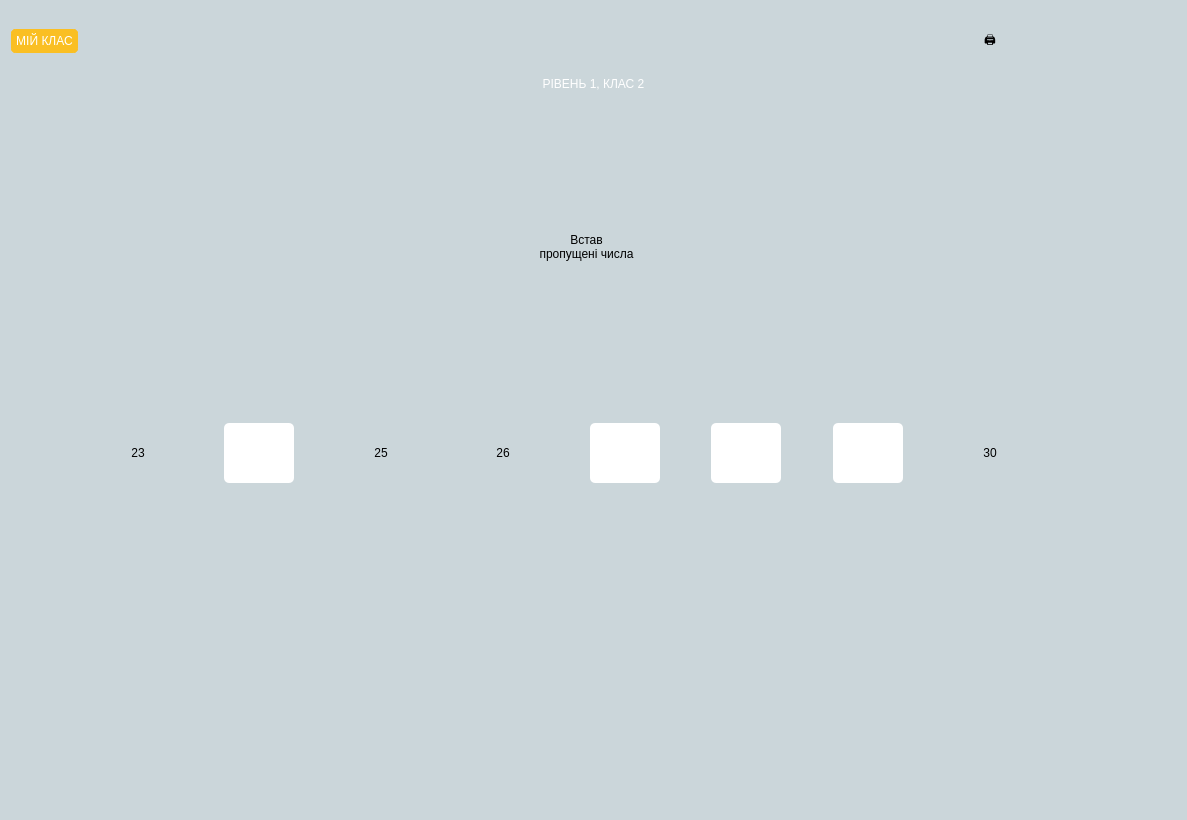
<?xml version="1.0" encoding="UTF-8"?>
<ui version="4.0">
 <class>g2_l1</class>
 <widget class="QDialog" name="g2_l1">
  <property name="geometry">
   <rect>
    <x>0</x>
    <y>0</y>
    <width>1187</width>
    <height>820</height>
   </rect>
  </property>
  <property name="windowTitle">
   <string>Dialog</string>
  </property>
  <property name="styleSheet">
   <string notr="true">#g2_l1{background-color: #cbd6da;}</string>
  </property>
  <layout class="QVBoxLayout" name="verticalLayout">
   <item>
    <layout class="QHBoxLayout" name="horizontalLayout">
     <item>
      <widget class="QPushButton" name="homeButton">
       <property name="styleSheet">
        <string notr="true">#homeButton{
background-color:rgb(250, 191, 35);
color: white;
font: 15pt &quot;Yu Gothic UI Semilight&quot;;
border:5px solid;
border-radius: 5px;
border-color: rgb(250, 191, 35);
}

#homeButton:hover{
border-color: rgb(45, 44, 44);
background-color: rgb(45, 44, 44);
color: white;
font: 14pt &quot;Yu Gothic UI Semilight&quot;;}</string>
       </property>
       <property name="text">
        <string>МІЙ КЛАС</string>
       </property>
      </widget>
     </item>
     <item>
      <spacer name="horizontalSpacer_2">
       <property name="orientation">
        <enum>Qt::Horizontal</enum>
       </property>
       <property name="sizeHint" stdset="0">
        <size>
         <width>40</width>
         <height>20</height>
        </size>
       </property>
      </spacer>
     </item>
     <item>
      <widget class="QPushButton" name="printButton">
       <property name="minimumSize">
        <size>
         <width>60</width>
         <height>60</height>
        </size>
       </property>
       <property name="styleSheet">
        <string notr="true">#printButton{
font: 25pt &quot;Yu Gothic UI Semilight&quot;;
	background-color: rgb(203, 214, 218);
border: 0px;
}

#printButton:hover{
font: 30pt &quot;Yu Gothic UI Semilight&quot;;
	background-color: white;
border: 2px;
border-radius: 15px;
border-color: rgb(203, 214, 218);
}</string>
       </property>
       <property name="text">
        <string>🖨</string>
       </property>
      </widget>
     </item>
     <item>
      <widget class="QLabel" name="logo">
       <property name="minimumSize">
        <size>
         <width>150</width>
         <height>47</height>
        </size>
       </property>
       <property name="styleSheet">
        <string notr="true">image: url(:/res/img/title.png);</string>
       </property>
       <property name="text">
        <string/>
       </property>
      </widget>
     </item>
    </layout>
   </item>
   <item>
    <widget class="QLabel" name="title">
     <property name="styleSheet">
      <string notr="true">color: white;
font: 40pt &quot;Yu Gothic UI Semilight&quot;;
</string>
     </property>
     <property name="text">
      <string>РІВЕНЬ 1, КЛАС 2</string>
     </property>
     <property name="alignment">
      <set>Qt::AlignCenter</set>
     </property>
    </widget>
   </item>
   <item>
    <widget class="QStackedWidget" name="stackedWidget">
     <property name="currentIndex">
      <number>1</number>
     </property>
     <widget class="QWidget" name="page">
      <widget class="QWidget" name="layoutWidget">
       <property name="geometry">
        <rect>
         <x>0</x>
         <y>0</y>
         <width>1151</width>
         <height>511</height>
        </rect>
       </property>
       <layout class="QVBoxLayout" name="verticalLayout_2">
        <item>
         <layout class="QGridLayout" name="gridLayout">
          <item row="0" column="2">
           <widget class="QLabel" name="pears_3">
            <property name="styleSheet">
             <string notr="true">image: url(:/res/img/tenPears.png);</string>
            </property>
            <property name="text">
             <string/>
            </property>
           </widget>
          </item>
          <item row="0" column="0">
           <widget class="QLabel" name="pears_1">
            <property name="minimumSize">
             <size>
              <width>300</width>
              <height>150</height>
             </size>
            </property>
            <property name="styleSheet">
             <string notr="true">image: url(:/res/img/tenPears.png);</string>
            </property>
            <property name="text">
             <string/>
            </property>
           </widget>
          </item>
          <item row="2" column="0">
           <widget class="QLabel" name="pears_4">
            <property name="minimumSize">
             <size>
              <width>0</width>
              <height>150</height>
             </size>
            </property>
            <property name="styleSheet">
             <string notr="true">image: url(:/res/img/tenPears.png);</string>
            </property>
            <property name="text">
             <string/>
            </property>
           </widget>
          </item>
          <item row="2" column="2">
           <widget class="QLabel" name="pears_5">
            <property name="styleSheet">
             <string notr="true">image: url(:/res/img/tenPears.png);</string>
            </property>
            <property name="text">
             <string/>
            </property>
           </widget>
          </item>
          <item row="2" column="1">
           <widget class="QLabel" name="task">
            <property name="styleSheet">
             <string notr="true">font: 35pt &quot;Yu Gothic UI Semilight&quot;;</string>
            </property>
            <property name="text">
             <string>Порахуй
груші по 10
↓</string>
            </property>
            <property name="alignment">
             <set>Qt::AlignCenter</set>
            </property>
           </widget>
          </item>
          <item row="0" column="1">
           <widget class="QLabel" name="pears_2">
            <property name="styleSheet">
             <string notr="true">image: url(:/res/img/tenPears.png);</string>
            </property>
            <property name="text">
             <string/>
            </property>
           </widget>
          </item>
         </layout>
        </item>
        <item>
         <layout class="QHBoxLayout" name="horizontalLayout_3">
          <item>
           <widget class="QLineEdit" name="answ">
            <property name="minimumSize">
             <size>
              <width>100</width>
              <height>100</height>
             </size>
            </property>
            <property name="maximumSize">
             <size>
              <width>100</width>
              <height>100</height>
             </size>
            </property>
            <property name="styleSheet">
             <string notr="true">font: 45pt &quot;Yu Gothic UI Semilight&quot;;</string>
            </property>
            <property name="text">
             <string/>
            </property>
            <property name="frame">
             <bool>false</bool>
            </property>
            <property name="alignment">
             <set>Qt::AlignCenter</set>
            </property>
           </widget>
          </item>
         </layout>
        </item>
       </layout>
      </widget>
     </widget>
     <widget class="QWidget" name="page_2">
      <widget class="QWidget" name="layoutWidget">
       <property name="geometry">
        <rect>
         <x>0</x>
         <y>10</y>
         <width>1151</width>
         <height>501</height>
        </rect>
       </property>
       <layout class="QVBoxLayout" name="verticalLayout_3">
        <item>
         <spacer name="verticalSpacer_2">
          <property name="orientation">
           <enum>Qt::Vertical</enum>
          </property>
          <property name="sizeHint" stdset="0">
           <size>
            <width>20</width>
            <height>40</height>
           </size>
          </property>
         </spacer>
        </item>
        <item>
         <widget class="QLabel" name="task_2">
          <property name="styleSheet">
           <string notr="true">font: 35pt &quot;Yu Gothic UI Semilight&quot;;</string>
          </property>
          <property name="text">
           <string>Встав 
пропущені числа</string>
          </property>
          <property name="alignment">
           <set>Qt::AlignCenter</set>
          </property>
         </widget>
        </item>
        <item>
         <widget class="QLabel" name="arrow">
          <property name="minimumSize">
           <size>
            <width>0</width>
            <height>150</height>
           </size>
          </property>
          <property name="styleSheet">
           <string notr="true">image: url(:/res/img/notchedArrow.png);</string>
          </property>
          <property name="text">
           <string/>
          </property>
         </widget>
        </item>
        <item>
         <layout class="QHBoxLayout" name="horizontalLayout_4">
          <item>
           <spacer name="horizontalSpacer_10">
            <property name="orientation">
             <enum>Qt::Horizontal</enum>
            </property>
            <property name="sizeHint" stdset="0">
             <size>
              <width>40</width>
              <height>20</height>
             </size>
            </property>
           </spacer>
          </item>
          <item>
           <spacer name="horizontalSpacer_13">
            <property name="orientation">
             <enum>Qt::Horizontal</enum>
            </property>
            <property name="sizeHint" stdset="0">
             <size>
              <width>40</width>
              <height>20</height>
             </size>
            </property>
           </spacer>
          </item>
          <item>
           <widget class="QLabel" name="num_23">
            <property name="minimumSize">
             <size>
              <width>70</width>
              <height>60</height>
             </size>
            </property>
            <property name="styleSheet">
             <string notr="true">font: 35pt &quot;Yu Gothic UI Semilight&quot;;</string>
            </property>
            <property name="text">
             <string>23</string>
            </property>
            <property name="alignment">
             <set>Qt::AlignCenter</set>
            </property>
           </widget>
          </item>
          <item>
           <spacer name="horizontalSpacer_3">
            <property name="orientation">
             <enum>Qt::Horizontal</enum>
            </property>
            <property name="sizeHint" stdset="0">
             <size>
              <width>40</width>
              <height>20</height>
             </size>
            </property>
           </spacer>
          </item>
          <item>
           <widget class="QLineEdit" name="answ_2_1">
            <property name="minimumSize">
             <size>
              <width>70</width>
              <height>60</height>
             </size>
            </property>
            <property name="maximumSize">
             <size>
              <width>60</width>
              <height>16777215</height>
             </size>
            </property>
            <property name="styleSheet">
             <string notr="true">font: 35pt &quot;Yu Gothic UI Semilight&quot;;
border-radius: 5px;</string>
            </property>
            <property name="frame">
             <bool>false</bool>
            </property>
            <property name="alignment">
             <set>Qt::AlignCenter</set>
            </property>
           </widget>
          </item>
          <item>
           <spacer name="horizontalSpacer_4">
            <property name="orientation">
             <enum>Qt::Horizontal</enum>
            </property>
            <property name="sizeHint" stdset="0">
             <size>
              <width>40</width>
              <height>20</height>
             </size>
            </property>
           </spacer>
          </item>
          <item>
           <widget class="QLabel" name="num_25">
            <property name="minimumSize">
             <size>
              <width>70</width>
              <height>60</height>
             </size>
            </property>
            <property name="styleSheet">
             <string notr="true">font: 35pt &quot;Yu Gothic UI Semilight&quot;;</string>
            </property>
            <property name="text">
             <string>25</string>
            </property>
            <property name="alignment">
             <set>Qt::AlignCenter</set>
            </property>
           </widget>
          </item>
          <item>
           <spacer name="horizontalSpacer_5">
            <property name="orientation">
             <enum>Qt::Horizontal</enum>
            </property>
            <property name="sizeHint" stdset="0">
             <size>
              <width>40</width>
              <height>20</height>
             </size>
            </property>
           </spacer>
          </item>
          <item>
           <widget class="QLabel" name="num_26">
            <property name="minimumSize">
             <size>
              <width>70</width>
              <height>60</height>
             </size>
            </property>
            <property name="styleSheet">
             <string notr="true">font: 35pt &quot;Yu Gothic UI Semilight&quot;;</string>
            </property>
            <property name="text">
             <string>26</string>
            </property>
            <property name="alignment">
             <set>Qt::AlignCenter</set>
            </property>
           </widget>
          </item>
          <item>
           <spacer name="horizontalSpacer_6">
            <property name="orientation">
             <enum>Qt::Horizontal</enum>
            </property>
            <property name="sizeHint" stdset="0">
             <size>
              <width>40</width>
              <height>20</height>
             </size>
            </property>
           </spacer>
          </item>
          <item>
           <widget class="QLineEdit" name="answ_2_2">
            <property name="minimumSize">
             <size>
              <width>70</width>
              <height>60</height>
             </size>
            </property>
            <property name="maximumSize">
             <size>
              <width>60</width>
              <height>16777215</height>
             </size>
            </property>
            <property name="styleSheet">
             <string notr="true">font: 35pt &quot;Yu Gothic UI Semilight&quot;;
border-radius: 5px;</string>
            </property>
            <property name="frame">
             <bool>false</bool>
            </property>
            <property name="alignment">
             <set>Qt::AlignCenter</set>
            </property>
           </widget>
          </item>
          <item>
           <spacer name="horizontalSpacer_7">
            <property name="orientation">
             <enum>Qt::Horizontal</enum>
            </property>
            <property name="sizeHint" stdset="0">
             <size>
              <width>40</width>
              <height>20</height>
             </size>
            </property>
           </spacer>
          </item>
          <item>
           <widget class="QLineEdit" name="answ_2_3">
            <property name="minimumSize">
             <size>
              <width>70</width>
              <height>60</height>
             </size>
            </property>
            <property name="maximumSize">
             <size>
              <width>60</width>
              <height>16777215</height>
             </size>
            </property>
            <property name="styleSheet">
             <string notr="true">font: 35pt &quot;Yu Gothic UI Semilight&quot;;
border-radius: 5px;</string>
            </property>
            <property name="frame">
             <bool>false</bool>
            </property>
            <property name="alignment">
             <set>Qt::AlignCenter</set>
            </property>
           </widget>
          </item>
          <item>
           <spacer name="horizontalSpacer_8">
            <property name="orientation">
             <enum>Qt::Horizontal</enum>
            </property>
            <property name="sizeHint" stdset="0">
             <size>
              <width>40</width>
              <height>20</height>
             </size>
            </property>
           </spacer>
          </item>
          <item>
           <widget class="QLineEdit" name="answ_2_4">
            <property name="minimumSize">
             <size>
              <width>70</width>
              <height>60</height>
             </size>
            </property>
            <property name="maximumSize">
             <size>
              <width>60</width>
              <height>16777215</height>
             </size>
            </property>
            <property name="styleSheet">
             <string notr="true">font: 35pt &quot;Yu Gothic UI Semilight&quot;;
border-radius: 5px;</string>
            </property>
            <property name="frame">
             <bool>false</bool>
            </property>
            <property name="alignment">
             <set>Qt::AlignCenter</set>
            </property>
           </widget>
          </item>
          <item>
           <spacer name="horizontalSpacer_9">
            <property name="orientation">
             <enum>Qt::Horizontal</enum>
            </property>
            <property name="sizeHint" stdset="0">
             <size>
              <width>40</width>
              <height>20</height>
             </size>
            </property>
           </spacer>
          </item>
          <item>
           <widget class="QLabel" name="num_27">
            <property name="minimumSize">
             <size>
              <width>70</width>
              <height>60</height>
             </size>
            </property>
            <property name="styleSheet">
             <string notr="true">font: 35pt &quot;Yu Gothic UI Semilight&quot;;</string>
            </property>
            <property name="text">
             <string>30</string>
            </property>
            <property name="alignment">
             <set>Qt::AlignCenter</set>
            </property>
           </widget>
          </item>
          <item>
           <spacer name="horizontalSpacer_14">
            <property name="orientation">
             <enum>Qt::Horizontal</enum>
            </property>
            <property name="sizeHint" stdset="0">
             <size>
              <width>40</width>
              <height>20</height>
             </size>
            </property>
           </spacer>
          </item>
          <item>
           <spacer name="horizontalSpacer_12">
            <property name="orientation">
             <enum>Qt::Horizontal</enum>
            </property>
            <property name="sizeHint" stdset="0">
             <size>
              <width>40</width>
              <height>20</height>
             </size>
            </property>
           </spacer>
          </item>
          <item>
           <spacer name="horizontalSpacer_11">
            <property name="orientation">
             <enum>Qt::Horizontal</enum>
            </property>
            <property name="sizeHint" stdset="0">
             <size>
              <width>40</width>
              <height>20</height>
             </size>
            </property>
           </spacer>
          </item>
         </layout>
        </item>
        <item>
         <spacer name="verticalSpacer">
          <property name="orientation">
           <enum>Qt::Vertical</enum>
          </property>
          <property name="sizeHint" stdset="0">
           <size>
            <width>20</width>
            <height>40</height>
           </size>
          </property>
         </spacer>
        </item>
       </layout>
      </widget>
     </widget>
     <widget class="QWidget" name="page_3">
      <widget class="QWidget" name="layoutWidget">
       <property name="geometry">
        <rect>
         <x>10</x>
         <y>20</y>
         <width>1151</width>
         <height>511</height>
        </rect>
       </property>
       <layout class="QVBoxLayout" name="verticalLayout_4">
        <item>
         <widget class="QLabel" name="task_3">
          <property name="styleSheet">
           <string notr="true">font: 35pt &quot;Yu Gothic UI Semilight&quot;;</string>
          </property>
          <property name="text">
           <string>Обери моркву
з парними числами</string>
          </property>
          <property name="alignment">
           <set>Qt::AlignCenter</set>
          </property>
         </widget>
        </item>
        <item>
         <layout class="QHBoxLayout" name="horizontalLayout_5">
          <item>
           <widget class="QPushButton" name="answ_3_1">
            <property name="minimumSize">
             <size>
              <width>0</width>
              <height>250</height>
             </size>
            </property>
            <property name="styleSheet">
             <string notr="true">#answ_3_1{
	background-image: url(:/res/img/BG.png);
	image: url(:/res/img/сarrot.png);
	border: 0px;
}
#answ_3_1:hover{
	background-color: rgb(250, 191, 35);
	image: url(:/res/img/сarrot_2.png);
border: 0px;
}


</string>
            </property>
            <property name="text">
             <string/>
            </property>
           </widget>
          </item>
          <item>
           <widget class="QPushButton" name="answ_3_2">
            <property name="minimumSize">
             <size>
              <width>0</width>
              <height>250</height>
             </size>
            </property>
            <property name="styleSheet">
             <string notr="true">#answ_3_2{
	background-image: url(:/res/img/BG.png);
image: url(:/res/img/сarrot_2.png);
	border: 0px;
}
#answ_3_2:hover{
	image: url(:/res/img/сarrot.png);
}


</string>
            </property>
            <property name="text">
             <string/>
            </property>
           </widget>
          </item>
          <item>
           <widget class="QPushButton" name="answ_3_3">
            <property name="minimumSize">
             <size>
              <width>0</width>
              <height>250</height>
             </size>
            </property>
            <property name="styleSheet">
             <string notr="true">#answ_3_3{
	background-image: url(:/res/img/BG.png);
	image: url(:/res/img/сarrot.png);
	border: 0px;
}
#answ_3_3:hover{
	image: url(:/res/img/сarrot_2.png);
}

</string>
            </property>
            <property name="text">
             <string/>
            </property>
           </widget>
          </item>
          <item>
           <widget class="QPushButton" name="answ_3_4">
            <property name="minimumSize">
             <size>
              <width>0</width>
              <height>250</height>
             </size>
            </property>
            <property name="styleSheet">
             <string notr="true">#answ_3_4{
	background-image: url(:/res/img/BG.png);
image: url(:/res/img/сarrot_2.png);
	border: 0px;
}
#answ_3_4:hover{
	image: url(:/res/img/сarrot.png);
}
</string>
            </property>
            <property name="text">
             <string/>
            </property>
           </widget>
          </item>
          <item>
           <widget class="QPushButton" name="answ_3_5">
            <property name="minimumSize">
             <size>
              <width>0</width>
              <height>250</height>
             </size>
            </property>
            <property name="styleSheet">
             <string notr="true">#answ_3_5{
	background-image: url(:/res/img/BG.png);
	image: url(:/res/img/сarrot.png);
	border: 0px;
}
#answ_3_5:hover{
	image: url(:/res/img/сarrot_2.png);
}

</string>
            </property>
            <property name="text">
             <string/>
            </property>
           </widget>
          </item>
         </layout>
        </item>
        <item>
         <layout class="QHBoxLayout" name="horizontalLayout_6">
          <item>
           <widget class="QLabel" name="label_2">
            <property name="styleSheet">
             <string notr="true">font: 35pt &quot;Yu Gothic UI Semilight&quot;;</string>
            </property>
            <property name="text">
             <string>153</string>
            </property>
            <property name="alignment">
             <set>Qt::AlignCenter</set>
            </property>
           </widget>
          </item>
          <item>
           <widget class="QLabel" name="label_6">
            <property name="styleSheet">
             <string notr="true">font: 35pt &quot;Yu Gothic UI Semilight&quot;;</string>
            </property>
            <property name="text">
             <string>842</string>
            </property>
            <property name="alignment">
             <set>Qt::AlignCenter</set>
            </property>
           </widget>
          </item>
          <item>
           <widget class="QLabel" name="label_5">
            <property name="styleSheet">
             <string notr="true">font: 35pt &quot;Yu Gothic UI Semilight&quot;;</string>
            </property>
            <property name="text">
             <string>500</string>
            </property>
            <property name="alignment">
             <set>Qt::AlignCenter</set>
            </property>
           </widget>
          </item>
          <item>
           <widget class="QLabel" name="label_4">
            <property name="styleSheet">
             <string notr="true">font: 35pt &quot;Yu Gothic UI Semilight&quot;;</string>
            </property>
            <property name="text">
             <string>15</string>
            </property>
            <property name="alignment">
             <set>Qt::AlignCenter</set>
            </property>
           </widget>
          </item>
          <item>
           <widget class="QLabel" name="label_3">
            <property name="styleSheet">
             <string notr="true">font: 35pt &quot;Yu Gothic UI Semilight&quot;;</string>
            </property>
            <property name="text">
             <string>46</string>
            </property>
            <property name="alignment">
             <set>Qt::AlignCenter</set>
            </property>
           </widget>
          </item>
         </layout>
        </item>
       </layout>
      </widget>
     </widget>
     <widget class="QWidget" name="page_4">
      <widget class="QWidget" name="layoutWidget">
       <property name="geometry">
        <rect>
         <x>0</x>
         <y>0</y>
         <width>1151</width>
         <height>511</height>
        </rect>
       </property>
       <layout class="QVBoxLayout" name="verticalLayout_7">
        <item>
         <layout class="QHBoxLayout" name="horizontalLayout_7">
          <item>
           <layout class="QVBoxLayout" name="verticalLayout_5">
            <item>
             <widget class="QLabel" name="task_4">
              <property name="styleSheet">
               <string notr="true">font: 35pt &quot;Yu Gothic UI Semilight&quot;;</string>
              </property>
              <property name="text">
               <string>Знайди сусідів помідорки</string>
              </property>
              <property name="alignment">
               <set>Qt::AlignCenter</set>
              </property>
             </widget>
            </item>
            <item>
             <widget class="QLabel" name="task_4_1">
              <property name="minimumSize">
               <size>
                <width>150</width>
                <height>200</height>
               </size>
              </property>
              <property name="font">
               <font>
                <family>Yu Gothic UI Semilight</family>
                <pointsize>45</pointsize>
                <weight>50</weight>
                <italic>false</italic>
                <bold>false</bold>
               </font>
              </property>
              <property name="styleSheet">
               <string notr="true">
font: 45pt &quot;Yu Gothic UI Semilight&quot;;
	color: rgb(250, 191, 35);
image: url(:/res/img/tomato.png);</string>
              </property>
              <property name="text">
               <string>                   287</string>
              </property>
              <property name="alignment">
               <set>Qt::AlignCenter</set>
              </property>
             </widget>
            </item>
           </layout>
          </item>
         </layout>
        </item>
        <item>
         <layout class="QVBoxLayout" name="verticalLayout_6">
          <item>
           <layout class="QHBoxLayout" name="horizontalLayout_8">
            <item>
             <widget class="QPushButton" name="answ_4_3">
              <property name="minimumSize">
               <size>
                <width>0</width>
                <height>200</height>
               </size>
              </property>
              <property name="styleSheet">
               <string notr="true">#answ_4_3{
	background-image: url(:/res/img/BG.png);
	image: url(:/res/img/potato.png);
	border: 0px;

font: 45pt &quot;Yu Gothic UI Semilight&quot;;
}
#answ_4_3:hover{
	
	image: url(:/res/img/potato_2.png);
}</string>
              </property>
              <property name="text">
               <string>                286</string>
              </property>
             </widget>
            </item>
            <item>
             <widget class="QPushButton" name="answ_4_2">
              <property name="minimumSize">
               <size>
                <width>0</width>
                <height>200</height>
               </size>
              </property>
              <property name="styleSheet">
               <string notr="true">#answ_4_2{
	background-image: url(:/res/img/BG.png);
	image: url(:/res/img/eggplant.png);
	border: 0px;

font: 45pt &quot;Yu Gothic UI Semilight&quot;;
}
#answ_4_2:hover{
	
	image: url(:/res/img/eggplant_2.png);
}</string>
              </property>
              <property name="text">
               <string>              276</string>
              </property>
             </widget>
            </item>
            <item>
             <widget class="QPushButton" name="answ_4_1">
              <property name="minimumSize">
               <size>
                <width>0</width>
                <height>200</height>
               </size>
              </property>
              <property name="layoutDirection">
               <enum>Qt::LeftToRight</enum>
              </property>
              <property name="styleSheet">
               <string notr="true">#answ_4_1{
	background-image: url(:/res/img/BG.png);
	image: url(:/res/img/сarrot.png);
	border: 0px;
font: 45pt &quot;Yu Gothic UI Semilight&quot;;
}
#answ_4_1:hover{
	
	image: url(:/res/img/сarrot_2.png);
}</string>
              </property>
              <property name="text">
               <string>            288</string>
              </property>
             </widget>
            </item>
           </layout>
          </item>
         </layout>
        </item>
       </layout>
      </widget>
     </widget>
    </widget>
   </item>
   <item>
    <layout class="QHBoxLayout" name="horizontalLayout_2">
     <item>
      <widget class="QPushButton" name="backButton">
       <property name="minimumSize">
        <size>
         <width>200</width>
         <height>120</height>
        </size>
       </property>
       <property name="styleSheet">
        <string notr="true">#backButton{
	background-image: url(:/res/img/BG.png);
	image: url(:/res/img/back.png);
    border: 0px;
}
#backButton:hover{
	image: url(:/res/img/back2.png);
}

</string>
       </property>
       <property name="text">
        <string/>
       </property>
      </widget>
     </item>
     <item>
      <spacer name="horizontalSpacer">
       <property name="orientation">
        <enum>Qt::Horizontal</enum>
       </property>
       <property name="sizeHint" stdset="0">
        <size>
         <width>40</width>
         <height>20</height>
        </size>
       </property>
      </spacer>
     </item>
     <item>
      <widget class="QPushButton" name="nextButton">
       <property name="minimumSize">
        <size>
         <width>200</width>
         <height>120</height>
        </size>
       </property>
       <property name="styleSheet">
        <string notr="true">#nextButton{
	background-image: url(:/res/img/BG.png);
	image: url(:/res/img/next.png);
border: 0px;
}
#nextButton:hover{
	image: url(:/res/img/next2.png);
}

</string>
       </property>
       <property name="text">
        <string/>
       </property>
      </widget>
     </item>
    </layout>
   </item>
  </layout>
 </widget>
 <resources/>
 <connections/>
</ui>
